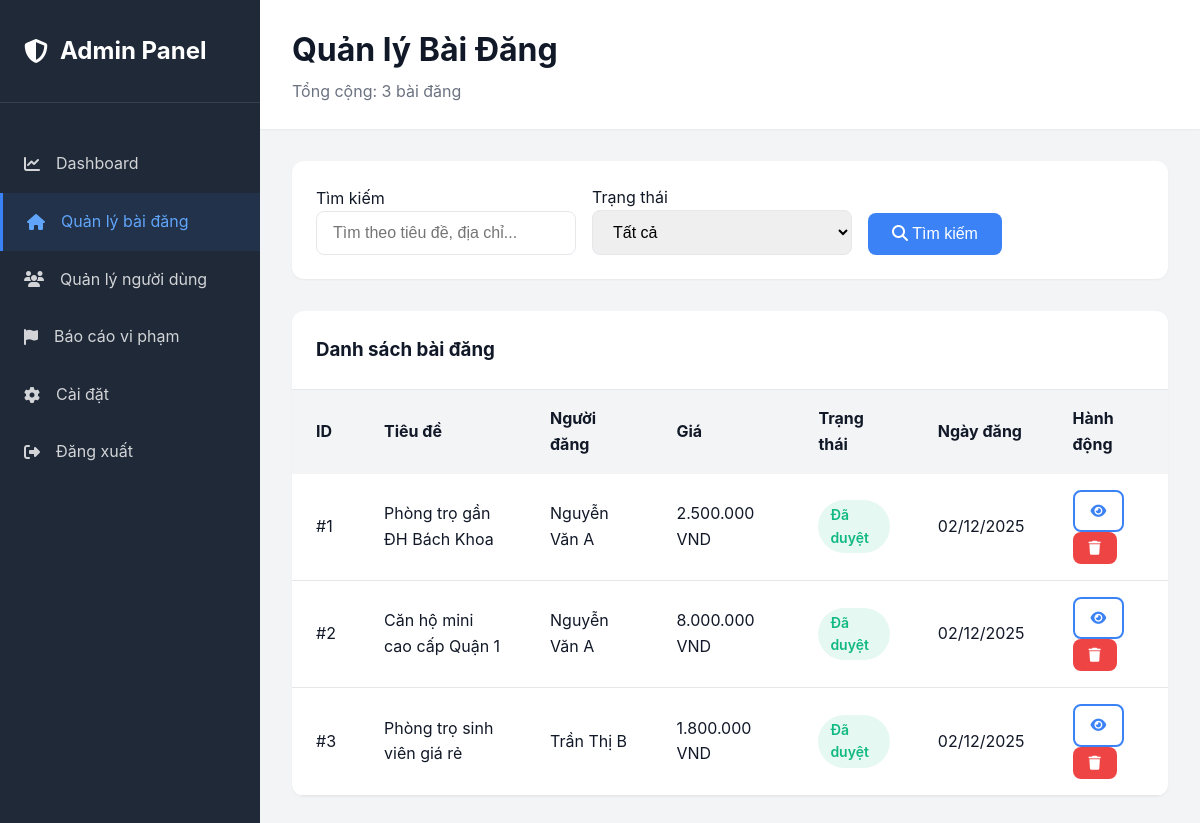
The page /Views/admin/posts.php (signed in) on the database its author committed.
### tables this page shows
CREATE TABLE posts (
    id INT AUTO_INCREMENT PRIMARY KEY,
    user_id INT NOT NULL,
    category_id INT NOT NULL,
    title VARCHAR(255) NOT NULL,
    description TEXT NOT NULL,
    address VARCHAR(255) NOT NULL,
    district VARCHAR(100),
    city VARCHAR(100),
    price DECIMAL(10, 2) NOT NULL,
    area DECIMAL(10, 2),
    room_type ENUM('single', 'shared', 'apartment', 'house') DEFAULT 'single',
    room_status ENUM('available', 'unavailable') DEFAULT 'available',
    max_people INT DEFAULT 1,
    gender ENUM('male', 'female', 'any') DEFAULT 'any',
    amenities TEXT,
    utilities TEXT,
    rules TEXT,
    available_from DATE,
    deposit_amount DECIMAL(10, 2),
    electric_price DECIMAL(10, 2),
    water_price DECIMAL(10, 2),
    status ENUM('pending', 'approved', 'rejected', 'rented') DEFAULT 'pending',
    is_featured BOOLEAN DEFAULT FALSE,
    views INT DEFAULT 0,
    created_at TIMESTAMP DEFAULT CURRENT_TIMESTAMP,
    updated_at TIMESTAMP DEFAULT CURRENT_TIMESTAMP ON UPDATE CURRENT_TIMESTAMP,
    FOREIGN KEY (user_id) REFERENCES users(id) ON DELETE CASCADE,
    FOREIGN KEY (category_id) REFERENCES categories(id) ON DELETE CASCADE,
    INDEX idx_status (status),
    INDEX idx_room_status (room_status),
    INDEX idx_user_id (user_id),
    INDEX idx_category_id (category_id),
    INDEX idx_city_district (city, district),
    INDEX idx_price (price),
    INDEX idx_created_at (created_at)
);

CREATE TABLE users (
    id INT AUTO_INCREMENT PRIMARY KEY,
    username VARCHAR(50) UNIQUE NOT NULL,
    email VARCHAR(100) UNIQUE NOT NULL,
    password VARCHAR(255) NOT NULL,
    full_name VARCHAR(100) NOT NULL,
    phone VARCHAR(20),
    role ENUM('admin', 'landlord', 'tenant') NOT NULL DEFAULT 'tenant',
    status ENUM('active', 'inactive', 'banned') DEFAULT 'active',
    created_at TIMESTAMP DEFAULT CURRENT_TIMESTAMP,
    updated_at TIMESTAMP DEFAULT CURRENT_TIMESTAMP ON UPDATE CURRENT_TIMESTAMP,
    INDEX idx_role (role),
    INDEX idx_status (status),
    INDEX idx_email (email)
);

### config.php (called while the page is built, shortened)
<?php
function sanitize($data) {
    return trim($data);
}
?>

### Views/admin/posts.php (the view, shortened to what this page needs)
<?php
require_once __DIR__ . '/../../config.php';
$conn = getDB();
$search = sanitize($_GET['search'] ?? '');
$page = isset($_GET['page']) ? max(1, (int)$_GET['page']) : 1;
$per_page = 10;
$posts = [];
$total_posts = 0;
try {
    $query = "SELECT p.id, p.title, p.address, p.price, p.status, p.created_at, u.full_name
              FROM posts p
              JOIN users u ON p.user_id = u.id
              WHERE 1=1";
    $params = [];
    $count_query = str_replace("SELECT p.id, p.title, p.address, p.price, p.status, p.created_at, u.full_name", "SELECT COUNT(*) as cnt", $query);
    $count_stmt = $conn->prepare($count_query);
    $count_stmt->execute($params);
    $count_result = $count_stmt->fetch(PDO::FETCH_ASSOC);
    $total_posts = $count_result['cnt'] ?? 0;
    $query .= " ORDER BY p.created_at DESC LIMIT ? OFFSET ?";
    $params[] = $per_page;
    $params[] = ($page - 1) * $per_page;
    $stmt = $conn->prepare($query);
    $stmt->execute($params);
    $posts = $stmt->fetchAll(PDO::FETCH_ASSOC);
} catch (PDOException $e) {
    error_log("Error: " . $e->getMessage());
}
?>
<!DOCTYPE html>
<html lang="vi">
<head>
    <link rel="stylesheet" href="../../assets/css/style.css">
    <link rel="stylesheet" href="https://cdnjs.cloudflare.com/ajax/libs/font-awesome/6.4.0/css/all.min.css">
</head>
<body>
    <div class="admin-layout">
        <aside class="admin-sidebar">
            <div class="admin-logo">
                <h2><i class="fas fa-shield-alt"></i> Admin Panel</h2>
            </div>
            <ul class="admin-menu">
                <li><a href="dashboard.php"><i class="fas fa-chart-line"></i> Dashboard</a></li>
                <li><a href="posts.php" class="active"><i class="fas fa-home"></i> Quản lý bài đăng</a></li>
                <li><a href="users.php"><i class="fas fa-users"></i> Quản lý người dùng</a></li>
                <li><a href="reports.php"><i class="fas fa-flag"></i> Báo cáo vi phạm</a></li>
                <li><a href="settings.php"><i class="fas fa-cog"></i> Cài đặt</a></li>
                <li><a href="../../Controllers/AuthController.php?action=logout"><i class="fas fa-sign-out-alt"></i> Đăng xuất</a></li>
            </ul>
        </aside>
        <main class="admin-main">
            <div class="admin-header">
                <div>
                    <h1>Quản lý Bài Đăng</h1>
                    <p style="color: var(--text-secondary); margin-top: 0.25rem;">Tổng cộng: <?php echo $total_posts; ?> bài đăng</p>
                </div>
            </div>
            <div class="admin-content">
                <div class="filter-box">
                    <form method="GET" style="display: contents;">
                        <div>
                            <label>Tìm kiếm</label>
                            <input type="text" name="search" class="form-control" placeholder="Tìm theo tiêu đề, địa chỉ..." value="<?php echo htmlspecialchars($search); ?>">
                        </div>
                        <div>
                            <label>Trạng thái</label>
                            <select name="status" class="form-control">
                                <option value="">Tất cả</option>
                            </select>
                        </div>
                        <div>
                            <button type="submit" class="btn btn-primary">
                                <i class="fas fa-search"></i> Tìm kiếm
                            </button>
                        </div>
                    </form>
                </div>
                <div class="data-table">
                    <div class="table-header">
                        <h3>Danh sách bài đăng</h3>
                    </div>
                    <table>
                        <thead>
                            <tr>
                                <th>ID</th>
                                <th>Tiêu đề</th>
                                <th>Người đăng</th>
                                <th>Giá</th>
                                <th>Trạng thái</th>
                                <th>Ngày đăng</th>
                                <th>Hành động</th>
                            </tr>
                        </thead>
                        <tbody>
                            <?php if (!empty($posts)): ?>
                                <?php foreach ($posts as $post): ?>
                                <tr>
                                    <td>#<?php echo htmlspecialchars($post['id']); ?></td>
                                    <td><?php echo htmlspecialchars(substr($post['title'], 0, 40)); ?></td>
                                    <td><?php echo htmlspecialchars($post['full_name']); ?></td>
                                    <td><?php echo number_format($post['price'], 0, ',', '.'); ?> VND</td>
                                    <td>
                                        <span class="badge badge-<?php echo $post['status']; ?>">
                                            <?php
                                            $status_labels = [
                                                'pending' => 'Chờ duyệt',
                                                'approved' => 'Đã duyệt',
                                                'rejected' => 'Từ chối'
                                            ];
                                            echo $status_labels[$post['status']] ?? $post['status'];
                                            ?>
                                        </span>
                                    </td>
                                    <td><?php echo date('d/m/Y', strtotime($post['created_at'])); ?></td>
                                    <td>
                                        <a href="../../Views/posts/detail.php?id=<?php echo $post['id']; ?>" class="btn btn-sm btn-outline">
                                            <i class="fas fa-eye"></i>
                                        </a>
                                        <form method="POST" style="display: inline;" onsubmit="return confirm('Xác nhận xóa bài đăng này?');">
                                            <button type="submit" class="btn btn-sm btn-danger">
                                                <i class="fas fa-trash"></i>
                                            </button>
                                        </form>
                                    </td>
                                </tr>
                                <?php endforeach; ?>
                            <?php endif; ?>
                        </tbody>
                    </table>
                </div>
            </div>
        </main>
    </div>
</body>
</html>

### assets/css/style.css (style rules this page uses)
:root { --primary-color: #3b82f6; --primary-dark: #2563eb; --primary-light: #60a5fa; --secondary-color: #8b5cf6; --success-color: #10b981; --danger-color: #ef4444; --warning-color: #f59e0b; --info-color: #06b6d4; --dark-color: #1f2937; --light-color: #f3f4f6; --border-color: #e5e7eb; --text-primary: #111827; --text-secondary: #6b7280; --shadow-sm: 0 1px 2px 0 rgb(0 0 0 / 0.05); --shadow-md: 0 4px 6px -1px rgb(0 0 0 / 0.1); --shadow-lg: 0 10px 15px -3px rgb(0 0 0 / 0.1); --radius-sm: 0.375rem; --radius-md: 0.5rem; --radius-lg: 0.75rem; }
* { margin: 0; padding: 0; box-sizing: border-box; }
body { font-family: 'Inter', -apple-system, BlinkMacSystemFont, 'Segoe UI', Roboto, 'Helvetica Neue', Arial, sans-serif; color: var(--text-primary); background-color: #fff; line-height: 1.6; overflow-x: hidden; }
a { text-decoration: none; color: inherit; transition: all 0.3s ease; }
.btn { display: inline-block; padding: 0.75rem 1.5rem; font-size: 1rem; font-weight: 500; text-align: center; border: none; border-radius: var(--radius-md); cursor: pointer; transition: all 0.3s ease; text-decoration: none; }
.btn-primary { background-color: var(--primary-color); color: white; }
.btn-outline { background-color: transparent; border: 2px solid var(--primary-color); color: var(--primary-color); }
.btn-danger { background-color: var(--danger-color); color: white; }
.btn-sm { padding: 0.5rem 1rem; font-size: 0.875rem; }
.form-control { width: 100%; padding: 0.75rem 1rem; font-size: 1rem; border: 1px solid var(--border-color); border-radius: var(--radius-md); transition: all 0.3s ease; }
select.form-control { cursor: pointer; }
.badge { display: inline-block; padding: 0.25rem 0.75rem; font-size: 0.875rem; font-weight: 500; border-radius: 9999px; }

### Views/admin/posts.php (style rules this page uses)
.admin-layout { display: grid; grid-template-columns: 260px 1fr; min-height: 100vh; }
.admin-sidebar { background: #1f2937; color: white; padding: 2rem 0; }
.admin-logo { padding: 0 1.5rem 2rem; border-bottom: 1px solid rgba(255, 255, 255, 0.1); margin-bottom: 2rem; }
.admin-logo h2 { color: white; display: flex; align-items: center; gap: 0.75rem; }
.admin-menu { list-style: none; }
.admin-menu li a { display: flex; align-items: center; gap: 1rem; padding: 1rem 1.5rem; color: rgba(255, 255, 255, 0.8); transition: all 0.3s ease; }
.admin-menu li a:hover, .admin-menu li a.active { background: rgba(59, 130, 246, 0.1); color: #60a5fa; border-left: 3px solid #3b82f6; }
.admin-main { background: #f3f4f6; }
.admin-header { background: white; padding: 1.5rem 2rem; box-shadow: var(--shadow-sm); display: flex; justify-content: space-between; align-items: center; }
.admin-content { padding: 2rem; }
.filter-box { background: white; padding: 1.5rem; border-radius: var(--radius-lg); margin-bottom: 2rem; box-shadow: var(--shadow-sm); display: grid; grid-template-columns: 1fr 1fr 1fr auto; gap: 1rem; align-items: end; }
.data-table { background: white; border-radius: var(--radius-lg); box-shadow: var(--shadow-sm); overflow: hidden; }
.table-header { padding: 1.5rem; border-bottom: 1px solid var(--border-color); }
table { width: 100%; border-collapse: collapse; }
thead { background: var(--light-color); }
th, td { padding: 1rem 1.5rem; text-align: left; }
tbody tr { border-bottom: 1px solid var(--border-color); }
.badge { padding: 0.25rem 0.75rem; border-radius: 9999px; font-size: 0.875rem; font-weight: 600; }
.badge-approved { background: rgba(16, 185, 129, 0.1); color: #10b981; }

### rows shown on the page
posts: id "1", title "Phòng trọ gần ĐH Bách Khoa", user.full_name "Nguyễn Văn A", price "2.500.000", status "Đã duyệt", created_at "02/12/2025"
posts: id "2", title "Căn hộ mini cao cấp Quận 1", user.full_name "Nguyễn Văn A", price "8.000.000", status "Đã duyệt", created_at "02/12/2025"
posts: id "3", title "Phòng trọ sinh viên giá rẻ", user.full_name "Trần Thị B", price "1.800.000", status "Đã duyệt", created_at "02/12/2025"

### other values the page prints
$total_posts "3"
